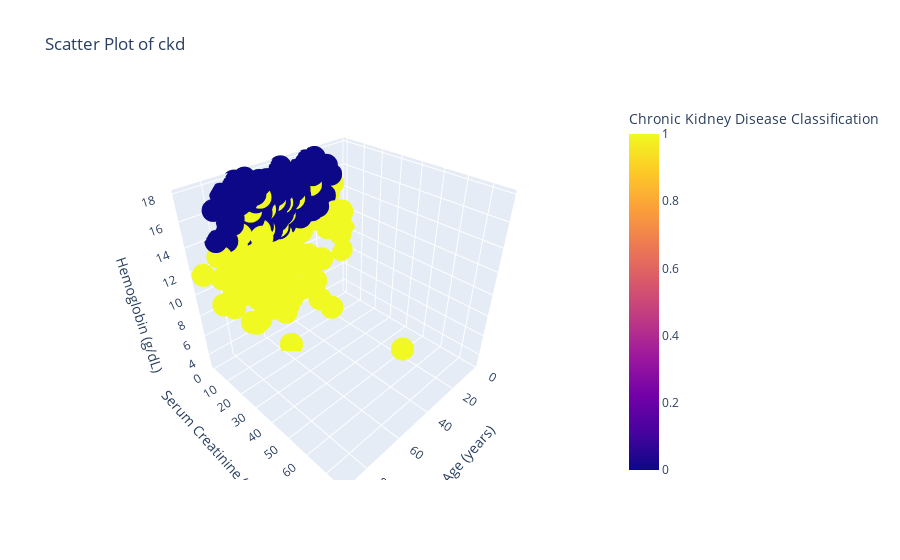

The code cell stored with this chart in its notebook:
### Code cell
# 3D Scatter Plot
fig=px.scatter_3d(df,x='Age (years)',
              y='Serum Creatinine (mg/dL)',
              z='Hemoglobin (g/dL)',
              color='Chronic Kidney Disease Classification',
              title='Scatter Plot of ckd'
              )
fig.show()

### Figure 1 — Plotly figure (JSON) as saved in the notebook; plotly's stock layout.template omitted (floating-point values rounded to 4 significant figures; data arrays with more than 128 entries replaced by an {"elided": "..."} marker saying what was removed)
{"data": [{"hovertemplate": "Age (years)=%{x}<br>Serum Creatinine (mg/dL)=%{y}<br>Hemoglobin (g/dL)=%{z}<br>Chronic Kidney Disease Classification=%{marker.color}<extra></extra>", "legendgroup": "", "marker": {"color": {"elided": "400 int values"}, "coloraxis": "coloraxis", "symbol": "circle"}, "mode": "markers", "name": "", "scene": "scene", "showlegend": false, "type": "scatter3d", "x": {"elided": "400 float values"}, "y": {"elided": "400 float values"}, "z": {"elided": "400 float values"}}], "layout": {"coloraxis": {"colorbar": {"title": {"text": "Chronic Kidney Disease Classification"}}, "colorscale": [[0, "#0d0887"], [0.1111, "#46039f"], [0.2222, "#7201a8"], [0.3333, "#9c179e"], [0.4444, "#bd3786"], [0.5556, "#d8576b"], [0.6667, "#ed7953"], [0.7778, "#fb9f3a"], [0.8889, "#fdca26"], [1, "#f0f921"]]}, "legend": {"tracegroupgap": 0}, "scene": {"domain": {"x": [0, 1], "y": [0, 1]}, "xaxis": {"title": {"text": "Age (years)"}}, "yaxis": {"title": {"text": "Serum Creatinine (mg/dL)"}}, "zaxis": {"title": {"text": "Hemoglobin (g/dL)"}}}, "title": {"text": "Scatter Plot of ckd"}}}
